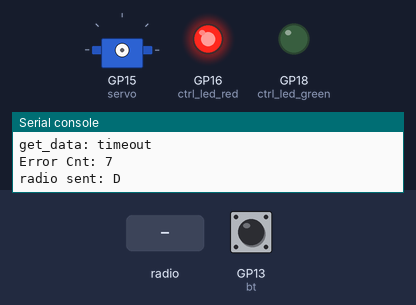
A program run on a simulated Raspberry Pi Pico running MicroPython. Shown: servo, output pins drawn as LEDs (lit = HIGH), the last lines printed to the serial console. Dashed ring = blinking. The inputs (shaded band) are chosen by the test bench; at power-on: GP13 (bt) HIGH. No radio messages arrive unless stated (any console line starting 'radio sent:' is added by the test bench); servo angles are drawn from the pulse width (0.5 ms = 0°, 2.5 ms = 180°); pins used as bus, display or sensor lines are not drawn. At 5.3 s the program stops and its outputs stay as they are.

Above: at 1.6 s.
1.7 s: radio message "1" arrives
At 1.8 s:
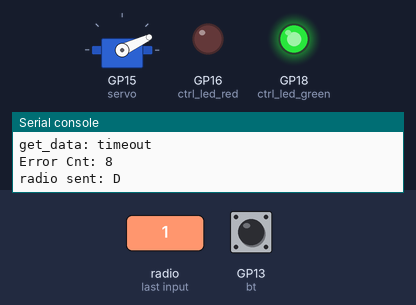
3.3 s: GP13 (bt) pulsed LOW 2 times (0.12 s each, 0.3 s apart)
At 3.53 s:
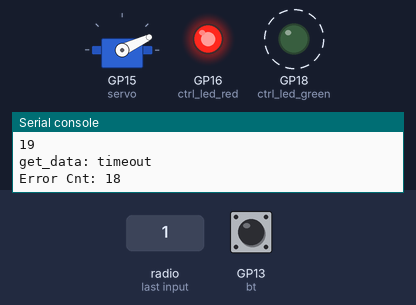
At 6.5 s:
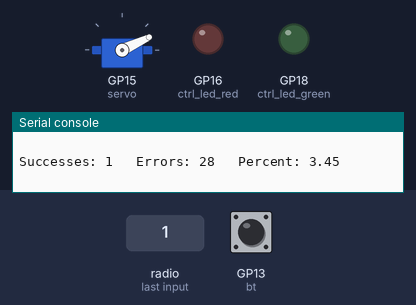
Timing chart, 0 to 6.8 s (numbered marks = the images above; inputs shaded):
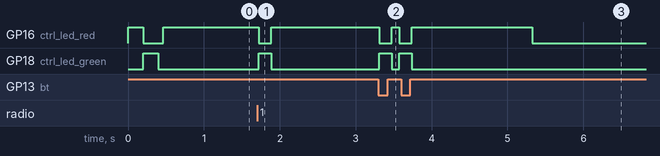

Measured:
- after the input at 1.7 s, GP16 (ctrl_led_red): HIGH → LOW at once, → HIGH 0.16 s later; GP18 (ctrl_led_green): LOW → HIGH at once, → LOW 0.16 s later
- after the input at 3.3 s, GP18 (ctrl_led_green): alternates HIGH for 0.16 s and LOW for 0.10 s, 4 changes in all, then stays LOW, starting at once

The program:

nrf24_client.py
```python
"""
NRF24L01 Client

Pins:
   13 -> button to GND, external pullup
   15 -> servo
   16 -> control LED red
   18 -> control LED green

SLW 02/2024
"""

import utime
from machine import Pin, SPI, PWM
from nrf24l01 import NRF24L01, POWER_0, POWER_1, POWER_2, POWER_3, \
                     SPEED_250K, SPEED_1M
from micropython import const

# Constants
CHANNEL = const(95)
PAYLOAD_SIZE = const(6)
POWER = POWER_1
POWER_DCT = {POWER_0: "Power 0: -18 dBm",
             POWER_1: "Power 1: -12 dBm",
             POWER_2: "Power 2:  -6 dBm",
             POWER_3: "Power 3:   0 dBm"}
SERVO_MIN, SERVO_MAX = const(1000), const(9000)
# Timing
LOOP_DELAY = const(100)
POLL_DELAY = const(3)
TIMEOUT_CNT = const(20)
MAX_ERROR = const(20)


def set_error():
    """ Sets the control led to indicate that something went wrong """
    ctrl_led_green.value(0)
    ctrl_led_red.value(1)


def clear_error():
    """ Sets the control led showing that everything is fine """
    ctrl_led_green.value(1)
    ctrl_led_red.value(0)


def get_data():
    """ Sends 'D' to the server and waits for joystick and button data from server.
        Returns success, x, y buttons"""
    nrf.stop_listening()
    send_buf = bytearray(PAYLOAD_SIZE)
    send_buf[0] = ord('D')
    success = True
    x, y, buttons = 0, 0, 0

    # Send a request for data
    try:
        nrf.send(send_buf)
    except OSError:
        print("get_data: send failure")
        success = False

    nrf.start_listening()

    if success:
        for cnt in range(TIMEOUT_CNT):
            if nrf.any():
                recv_buf = nrf.recv()
                x = 256 * recv_buf[0] + recv_buf[1]
                y = 256 * recv_buf[2] + recv_buf[3]
                buttons = recv_buf[4]
                break
            else:
                utime.sleep_ms(POLL_DELAY)
        if cnt > 5:
            print(cnt)
        if cnt >= TIMEOUT_CNT - 1:
            print("get_data: timeout")
            success = False

    if success:
        clear_error()
    else:
        set_error()

    return success, x, y, buttons


def set_led(status):
    """ Sends 'L' to the server followed by a byte indicating the LED status
        0 -> off, anything else -> on
        Returns success (True -> okay, False -> failure) """

    nrf.stop_listening()
    send_buf = bytearray(PAYLOAD_SIZE)
    send_buf[0] = ord('L')
    send_buf[1] = status
    success = True

    # Send led status
    try:
        nrf.send(send_buf)
    except OSError:
        print("set_led: send failure")
        success = True

    nrf.start_listening()

    if success:
        clear_error()
    else:
        set_error()

    return success


# main program starts here ----------------------------------------

# Global variables
bt_old = 1
success_cnt, error_cnt = 0, 0
errors_in_a_row = 0

# Initiate buttons, LEDs and servo
ctrl_led_green = Pin(18, Pin.OUT)
ctrl_led_red = Pin(16, Pin.OUT)
bt = Pin(13, Pin.IN)
servo = PWM(Pin(15))
servo.freq(50)

# Initiate nrf24
spi = SPI(0, sck=Pin(6), mosi=Pin(7), miso=Pin(4))
cfg = {"spi": spi, "miso": 4, "mosi": 7, "sck": 6, "csn": 14, "ce": 17}
pipes = ("RCar1".encode('utf-8'), "RCar2".encode('utf-8'))
csn = Pin(cfg["csn"], mode=Pin.OUT, value=1)
ce = Pin(cfg["ce"], mode=Pin.OUT, value=0)
spi = cfg["spi"]
nrf = NRF24L01(spi, csn, ce, payload_size=PAYLOAD_SIZE)
nrf.set_channel(CHANNEL)
nrf.set_power_speed(POWER, SPEED_250K)
nrf.open_tx_pipe(pipes[0])
nrf.open_rx_pipe(1, pipes[1])
nrf.start_listening()

# Run a short LED show
ctrl_led_red.value(1)
utime.sleep_ms(200)
ctrl_led_red.value(0)
ctrl_led_green.value(1)
utime.sleep_ms(200)
ctrl_led_green.value(0)

# Start the client
print("NRF24L01 client sending on channel", CHANNEL)
print(POWER_DCT[POWER])

try:
    while True:

        success, x, y, buttons = get_data()
        if success:
            servo_pos = round(SERVO_MIN + (SERVO_MAX - SERVO_MIN) * x / 65536)
            servo.duty_u16(servo_pos)
            errors_in_a_row = 0
            success_cnt += 1
        else:
            errors_in_a_row += 1
            error_cnt += 1
            print("Error Cnt:", error_cnt)

        utime.sleep_ms(LOOP_DELAY)

        if bt.value() != bt_old:
            bt_old = bt.value()
            print("Sending button", bt.value())
            success = set_led(not bt.value())
            utime.sleep_ms(LOOP_DELAY)

        if errors_in_a_row >= MAX_ERROR:
            print("NRF24L01 client: too many errors! Client stopped!")
            break

except KeyboardInterrupt:
    pass

ctrl_led_green.value(0)
ctrl_led_red.value(0)
print()
print("Successes:", success_cnt,
      "  Errors:", error_cnt,
      "  Percent:", round(success_cnt * 100 / (success_cnt + error_cnt), 2))
```
